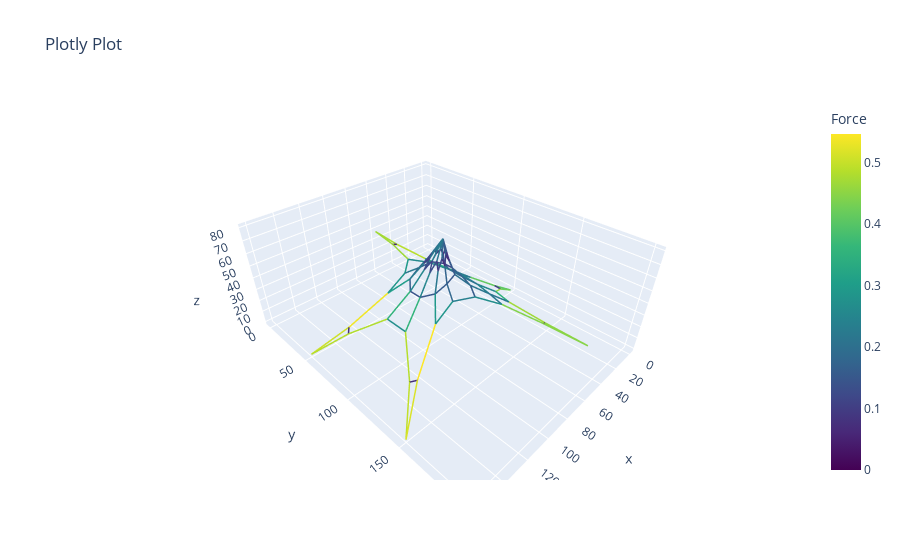

The notebook cell this image was saved under:
### Markdown cell above
### Step 1: Define the network

### Code cell
# Note that the coordinates of the vertices will change after equilibrium is reached.
vertices = np.array([
    [10, 50, 0], [10, 45, 0], [12, 52, 0], [12, 43, 0], [15, 60, 0], [14, 41, 0], [15, 42, 0], 
    [20, 51, 0], [22, 60, 0], [16, 62, 0], [22, 65, 0], [23, 64, 0], [25, 63, 0], [25, 58, 0], 
    [24, 55, 0], [23, 43, 0], [17, 35, 0], [26, 37, 0], [18, 33, 0], [30, 25, 0], [33, 27, 0], 
    [35, 29, 0], [37, 35, 0], [33, 42, 0], [33, 46, 0], [33, 50, 0], [34, 52, 0], [40, 60, 0], 
    [41, 52, 0], [41, 48, 0], [40, 48, 0], [39, 47, 0], [38, 46, 0], [37, 45, 0], [37, 44, 0], 
    [36, 43, 0], [36, 42, 0], [37, 41, 0], [38, 40, 0], [39, 39, 0], [40, 38, 0], [41, 38, 0], 
    [42, 32, 0], [43, 29, 0], [50, 58, 0], [48, 50, 0], [46, 48, 0], [47, 47, 0], [48, 46, 0], 
    [49, 45, 0], [49, 44, 0], [48, 43, 0], [47, 41, 0], [51, 57, 0], [53, 55, 0], [51, 53, 0], 
    [52, 53, 0], [52, 46, 0], [54, 50, 0], [54, 49, 0], [51, 43, 0], [0, 50, 0], [30, 0, 20], 
    [80, 25, 0], [80, 75, 0], [30, 100, 20], [40, 50, 40]
])*2

# Define edges with paths
edges = [
    [1, 2], [3, 1], [1, 62], [62, 2], [2, 4], [4, 6], [6, 17], [17, 19], 
    [19, 63], [63, 20], [20, 21], [21, 22], [22, 44], [44, 61], [61, 64], 
    [64, 60], [60, 59], [59, 57], [57, 55], [55, 65], [65, 54], [54, 45], 
    [45, 28], [28, 13], [13, 12], [12, 11], [11, 66], [66, 10], [10, 5], 
    [5, 3], [12, 9], [9, 8], [8, 7], [7, 6], [5, 9], [9, 14], [14, 27], 
    [27, 32], [3, 8], [8, 15], [15, 26], [26, 34], [4, 7], [7, 16], 
    [16, 25], [25, 36], [17, 18], [18, 24], [24, 38], [13, 14], [14, 15], 
    [15, 16], [16, 18], [18, 21], [22, 23], [23, 40], [44, 43], [43, 42], 
    [61, 60], [28, 29], [29, 30], [45, 46], [46, 48], [54, 55], [19, 20], 
    [10, 11], [29, 46], [46, 56], [56, 58], [58, 43], [43, 23], [23, 24], 
    [24, 25], [25, 26], [26, 27], [27, 29], [35, 34], [34, 33], [33, 32], [32, 31], 
    [31, 30], [30, 47], [47, 48], [48, 49], [49, 50], [50, 51], [51, 52], 
    [52, 53], [53, 42], [42, 41], [41, 40], [40, 39], [39, 38], [38, 37], [37, 36], 
    [36, 35], [37, 67], [67, 39], [41, 67], [67, 53], [51, 67], [67, 49], 
    [47, 67], [67, 31], [33, 67], [67, 35], [52, 58], [58, 59], [50, 56], 
    [56, 57]
]
adjusted_edges = [(e[0] - 1, e[1] - 1) for e in edges]
paths       = [[0, 1, 2, 3], [4, 5, 6, 7], [8, 9, 10, 11]]   # 3D printable paths. Ensure an edge is not flipped.
directions  = np.ones(len(edges))          # Flip the curvature of an edge by setting the direction to -1.

q           = np.ones(len(edges)) * 0.015
fixed       = [61, 62, 63, 64, 65, 66]
# model_name  = 'VS_ring{}_connectors{}_center{}_as{}'.format(q_ring, q_connectors, q_center, q[2]*scalar)
# Create the network
net = Network_custom.from_fd(vertices, adjusted_edges, q, fixed, paths = None, dir = directions)

# The topology of structure is fixed after generation, but you can update force densities after making the network
# q[0] = .10
# net.update_shape(q)

# Plot the network like this
net.net_plot(color=True, elables = False, vlabels = False)

(net.vertices == vertices).all() # Please understand that this is False
np.max(net.f)/0.078294515

### Figure 1 — Plotly figure (JSON) as saved in the notebook; plotly's stock layout.template omitted (floating-point values rounded to 4 significant figures; data arrays with more than 128 entries replaced by an {"elided": "..."} marker saying what was removed)
{"data": [{"line": {"color": {"elided": "330 float values"}, "colorbar": {"title": {"text": "Force"}}, "colorscale": [[0, "#440154"], [0.1111, "#482878"], [0.2222, "#3e4989"], [0.3333, "#31688e"], [0.4444, "#26828e"], [0.5556, "#1f9e89"], [0.6667, "#35b779"], [0.7778, "#6ece58"], [0.8889, "#b5de2b"], [1, "#fde725"]], "showscale": true, "width": 3}, "mode": "lines", "type": "scatter3d", "x": {"elided": "330 float values"}, "y": {"elided": "330 float values"}, "z": {"elided": "330 float values"}}], "layout": {"scene": {"aspectmode": "data"}, "title": {"text": "Plotly Plot"}}}
